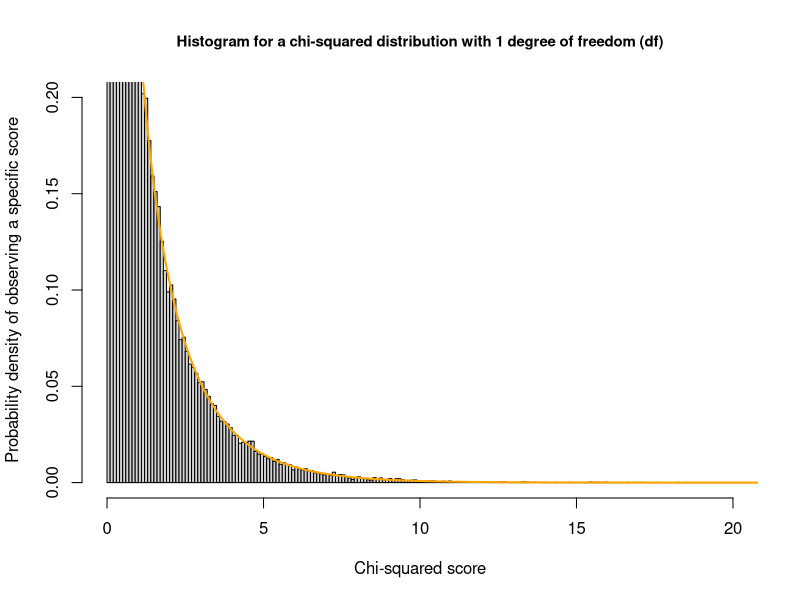
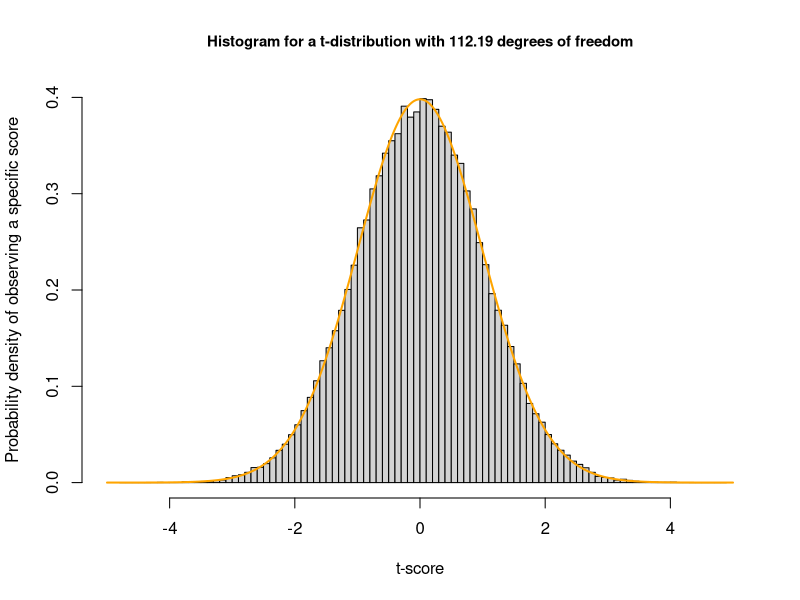

Reproduce these figures in R, in order.
## ---- chunk 1
library(readxl)
library(tidyverse)
## ---- chunk 2

# Clause order data
data <- read_xlsx("Paquot_Larsson_2020_data.xlsx")

# Data on vowel frequencies
data_vowels <- read.csv("Vowels_Apache.csv", sep = "\t")

## ---- chunk 3
#| code-fold: true

# Generate random samples from a chi-squared distribution with 1 degree of freedom
x <- rchisq(100000, df = 1)

# Create histogram
hist(x,
     breaks = "Scott",
     freq = FALSE,
     xlim = c(0, 20),
     ylim = c(0, 0.2),
     ylab = "Probability density of observing a specific score",
     xlab = "Chi-squared score",
     main = "Histogram for a chi-squared distribution with 1 degree of freedom (df)",
     cex.main = 0.9)

# Overlay PDF
curve(dchisq(x, df = 1), from = 0, to = 150, n = 5000, col = "orange", lwd = 2, add = TRUE)



## ---- chunk 4
#| code-fold: true
# Given t-statistic and degrees of freedom
t_statistic <- 2.4416
df <- 112.19

# Generate random samples from a t-distribution with the given degrees of freedom
x <- rt(100000, df = df)

# Create histogram
hist(x,
     breaks = "Scott",
     freq = FALSE,
     xlim = c(-5, 5),
     ylim = c(0, 0.4),
     ylab = "Probability density of observing a specific score",
     xlab = "t-score",
     main = "Histogram for a t-distribution with 112.19 degrees of freedom",
     cex.main = 0.9)

# Overlay PDF
curve(dt(x, df = df), from = -5, to = 5, n = 5000, col = "orange", lwd = 2, add = TRUE)
